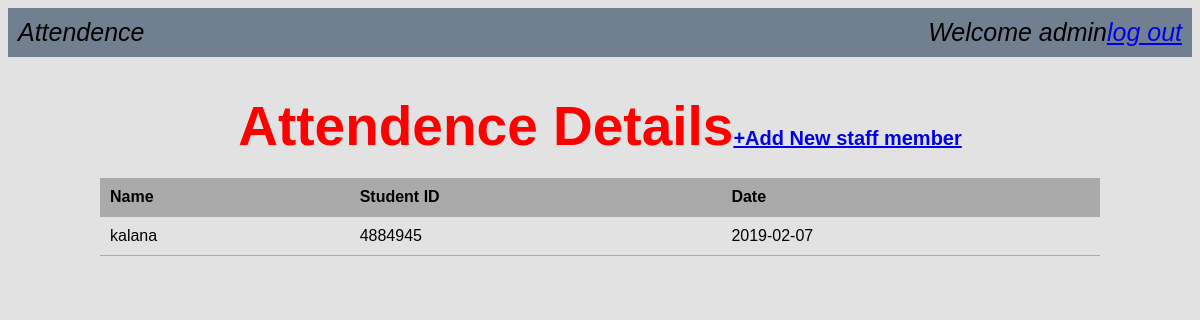
/backend.php (signed in), run on the app's committed database.
### tables this page shows
CREATE TABLE `attendence` (
  `id` int(11) NOT NULL,
  `name` varchar(100) NOT NULL,
  `std_id` varchar(50) NOT NULL,
  `date` date NOT NULL,
  `is_deleted` int(11) NOT NULL
);

### backend.php (the view, shortened to what this page needs)
<?php require_once('connection.php'); ?>
<?php
$userlist='';
$query="SELECT*FROM attendence WHERE is_deleted=0 ORDER BY name";
$users=mysqli_query($connection,$query);
if($users){
while($user=mysqli_fetch_assoc($users)){
    $userlist.="<tr>";
    $userlist.="<td>{$user['name']} </td>";
    $userlist.="<td>{$user['std_id']} </td>";
    $userlist.="<td>{$user['date']} </td>";
    $userlist.="</tr>";
}
}
else{
    echo 'Database Error';
}
?>
<!DOCTYPE html>
<html lang="en">
<head>
    <link rel="stylesheet" href="main.css">
</head>
<body class="ab">
<header >
        <div class="appname">Attendence</div>
        <div class="loggin">Welcome <?php echo $_SESSION['name']; ?><a href="logout.php">log out</a></div>
    </header>
<main>
    <center><h1>Attendence Details<span><a href="addstaff.php">+Add New staff member</a></span></h1></center>
    <table class="masterlist">
    <tr>
        <th>Name</th>
        <th>Student ID</th>
        <th>Date</th>
    </tr>
    <?php echo $userlist; ?>
</table>
</main>
</body>
</html>

### main.css (style rules this page uses)
header { background-color:slategray; overflow: auto; padding: 10px; font-style: italic; font-size: 25px; }
header div.appname { float: left; }
header div.loggin { float: right; }
body { font-family: Arial,"Helvetica neue", Helvetica, sans-serif; font-size: 16px; background-color: rgb(226, 226, 226); }
main { width: 1000px; margin: 10px auto; }
main h1 { margin-bottom: 20px; font-size: 55px; color: red; }
main span { font-size: 20px; }
table.masterlist { width: 100%; border-collapse: collapse; }
table.masterlist th { background-color: #aaa; text-align: left; }
table.masterlist th,table.masterlist td { padding: 10px; border-bottom: 1px solid #aaa; }

### data on the page
attendence: name "kalana", std "4884945", date "2019-02-07"

### other printed values
$_SESSION['name'] "admin"
